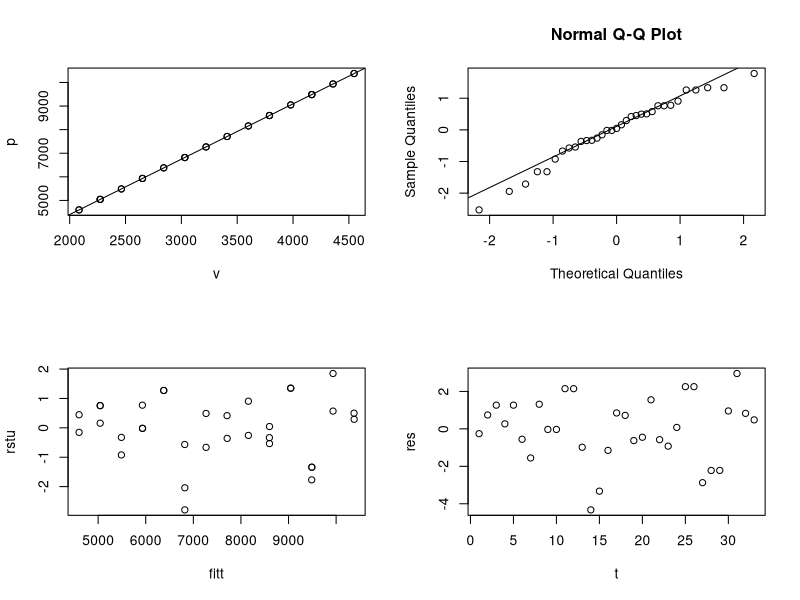

R code for this plot:
data = data.frame(v = c(2084,2084,2273,2273,2273,2463,2463,2651,2652,2652,2842,2842,3030,3031,3031,3221,3221,3409,3410,3600,3600,3788,3789,3789,3979,3979,4167,4168,4168,4358,4358,4546,4547), p = c(4599,4600,5044,5043,5044,5488,5487,5931,5932,5932,6380,6380,6818,6817,6818,7266,7268,7709,7710,8156,8158,8597,8599,8600,9048,9048,9484,9487,9487,9936,9938,10377,10379))
par(mfrow = c(2,2))
attach(data)
model = lm(p ~ v)
plot(p ~ v) + abline(model)
(res = residuals(model))
(rstan = rstandard(model))
qqnorm(rstan)
qqline(rstan)
(fitt = fitted(model))
(rstu = rstudent(model))
plot(rstu ~ fitt)
(time = data.frame(t = 1:33))
attach(time)
plot(res ~ t)